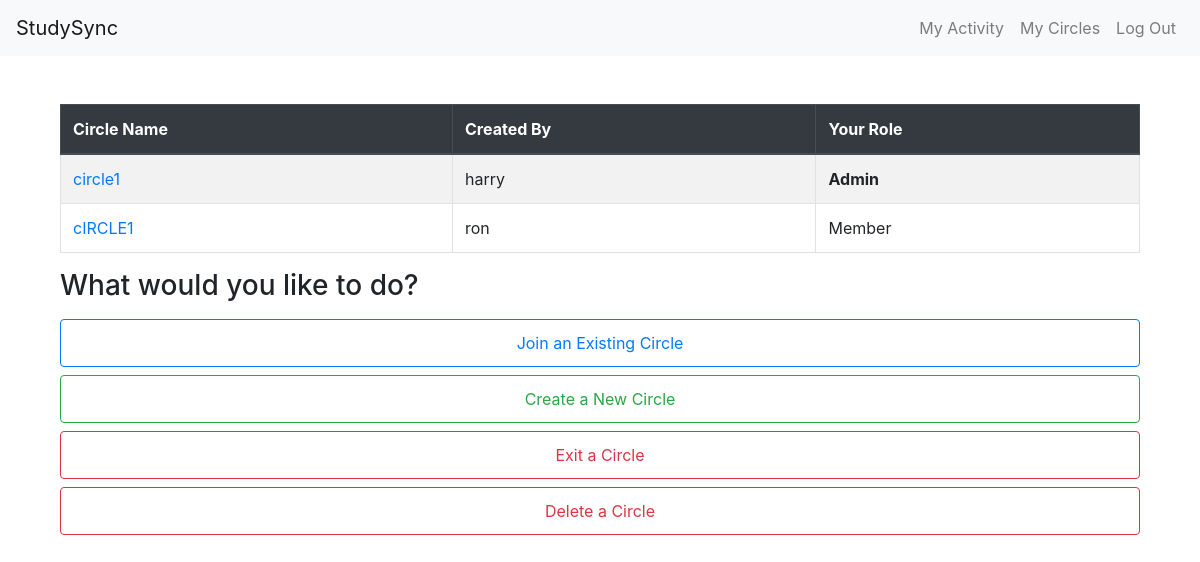
The page /circles (signed in) on the database its author committed.
### planner/models.py (models this page shows)
class Membership(models.Model):
    user = models.ForeignKey(User, on_delete = models.CASCADE)
    circle = models.ForeignKey(Circle, on_delete = models.CASCADE, related_name='memberships')
    role = models.CharField(
    max_length = 20,
    choices = (('admin', 'Admin'), ('member', 'Member'),),
    default = 'member'
    )
    class Meta:
        unique_together = ('user', 'circle')

class Circle(models.Model):
    name = models.CharField(max_length = 50)
    created_by = models.ForeignKey(
        User,
        on_delete=models.CASCADE,
        related_name="circles_created",
    )
    members = models.ManyToManyField(
        User,
        related_name="circles",
        blank=True
    )

class User(AbstractUser):
    pass

### planner/views.py (the view)
# urls.py: path("circles", views.circles, name="circles"),
def circles(request):
    user = request.user
    memberships = Membership.objects.filter(user=request.user).select_related('circle', 'circle__created_by')
    return render(request, "planner/circles.html", {"memberships": memberships})

### planner/templates/planner/circles.html (shortened to what this page needs)
{% extends 'planner/layout.html' %}
{% block body %}
<div class="container mt-4">
<div class="table-responsive">
<table class="table table-bordered table-striped table-hover">
    <thead class="thead-dark">
        <tr>
            <th>Circle Name</th>
            <th>Created By</th>
            <th>Your Role</th>
        </tr>
    </thead>
    <tbody>
        {% for m in memberships %}
        <tr>
            <td><a href="{% url 'circle' m.circle.id %}">{{ m.circle.name }}</a></td>
            <td>{{ m.circle.created_by.username }}</td>
            <td>{% if m.role == 'admin' %}<strong>Admin</strong>{% else %}Member{% endif %}</td>
        </tr>
        {% empty %}
        <tr>
            <td colspan="3">You are not part of any circles yet.</td>
        </tr>
        {% endfor %}
    </tbody>
</table>
</div>
    {% if form_type == "join" %}
    <div class="col-xl-6 col-lg-7 col-md-9 col-12">
        <h3 class="mb-3">Join a Circle</h3>
        <form action="{% url 'join' %}" method="post" class="mb-4">
            {% csrf_token %}
            <input autocomplete="off" class="form-control mb-2" name="c_id" placeholder="Enter Circle ID" type="number" required>
            <button class="btn btn-primary w-100" type="submit">Join</button>
        </form>
        <a href="{% url 'circles' %}" class="btn btn-secondary">Back</a>
    </div>
    {% else %}
        <h3 class="mb-3">What would you like to do?</h3>
        <form action="{% url 'join' %}" method="get" class="mb-2">
            <button class="btn btn-outline-primary w-100" type="submit">Join an Existing Circle</button>
        </form>
        <form action="{% url 'create' %}" method="get" class = "mb-2">
            <button class="btn btn-outline-success w-100" type="submit">Create a New Circle</button>
        </form>
        <form action="{% url 'exit' %}" method="get" class = "mb-2">
            <button class="btn btn-outline-danger w-100" type="submit">Exit a Circle</button>
        </form>
        <form action="{% url 'delete' %}" method="get" class = "mb-2">
            <button class="btn btn-outline-danger w-100" type="submit">Delete a Circle</button>
        </form>
</div>
    {% endif %}
{% endblock %}

### planner/static/styles.css (style rules this page uses)
td { max-width:200px; word-wrap:break-word; }
button { padding:10px 14px; }
input, select, button { min-height:48px; font-size:16px; }

### rows shown on the page
Membership: circle.name "circle1", circle.created_by.username "harry", role "Admin"
Membership: circle.name "cIRCLE1", circle.created_by.username "ron", role "Member"
